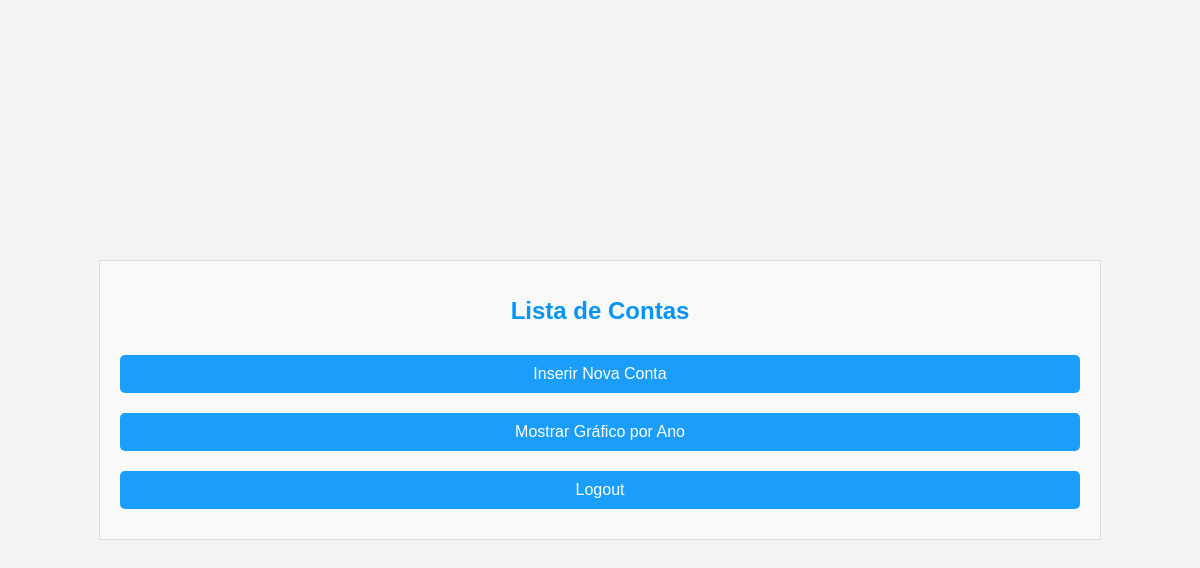
Page /dashboard (signed in) on the earlier database version.
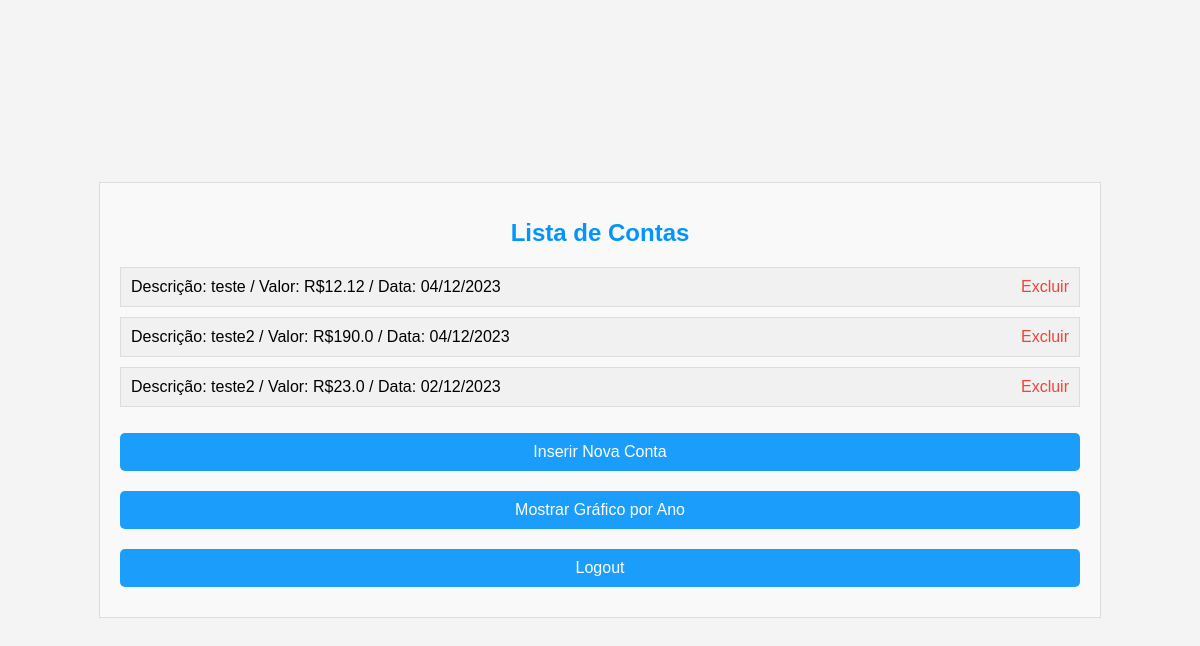
Same page on the later database version.
### app.py (models this page shows, shortened)
class Conta(db.Model):
    id = db.Column(db.Integer, primary_key=True)
    usuario_id = db.Column(db.Integer, db.ForeignKey('usuario.id'), nullable=False)
    descricao = db.Column(db.String(120), nullable=False)
    valor = db.Column(db.Float, nullable=False)
    data = db.Column(db.DateTime, nullable=False)

### app.py (the view)
@app.route('/dashboard')
def dashboard():
    if 'id' not in session:
        return redirect(url_for('login'))
    contas = Conta.query.filter_by(usuario_id=session['id']).all()
    return render_template('dashboard.html', contas=contas)

### templates/dashboard.html (shortened to what this page needs)
<!DOCTYPE html>
<html>
<head>
    <link rel="stylesheet" type="text/css" href="{{ url_for('static', filename='style.css') }}" />
</head>
<body>
    <form>
        <h1>Lista de Contas</h1>
        <ul>
            {% for conta in contas %}
                <li>
                    Descrição: {{ conta.descricao }} / Valor: R${{ conta.valor }} / Data: {{ conta.data.strftime('%d/%m/%Y') }}
                    <a href="{{ url_for('excluir_conta', conta_id=conta.id) }}">Excluir</a>
                </li>
            {% endfor %}
        </ul>
        <button type="submit" formaction="{{ url_for('inserir_conta') }}">Inserir Nova Conta</button>
        <button type="submit" formaction="{{ url_for('mostrar_grafico', ano=2023) }}">Mostrar Gráfico por Ano</button>
        <button type="submit" formaction="{{ url_for('logout') }}" method="post">Logout</button>
    </form>
</body>
</html>

Differences in the rows shown:
added Conta: descricao "teste", valor "12.12", data "04/12/2023"
added Conta: descricao "teste2", valor "190.0", data "04/12/2023"
added Conta: descricao "teste2", valor "23.0", data "02/12/2023"
